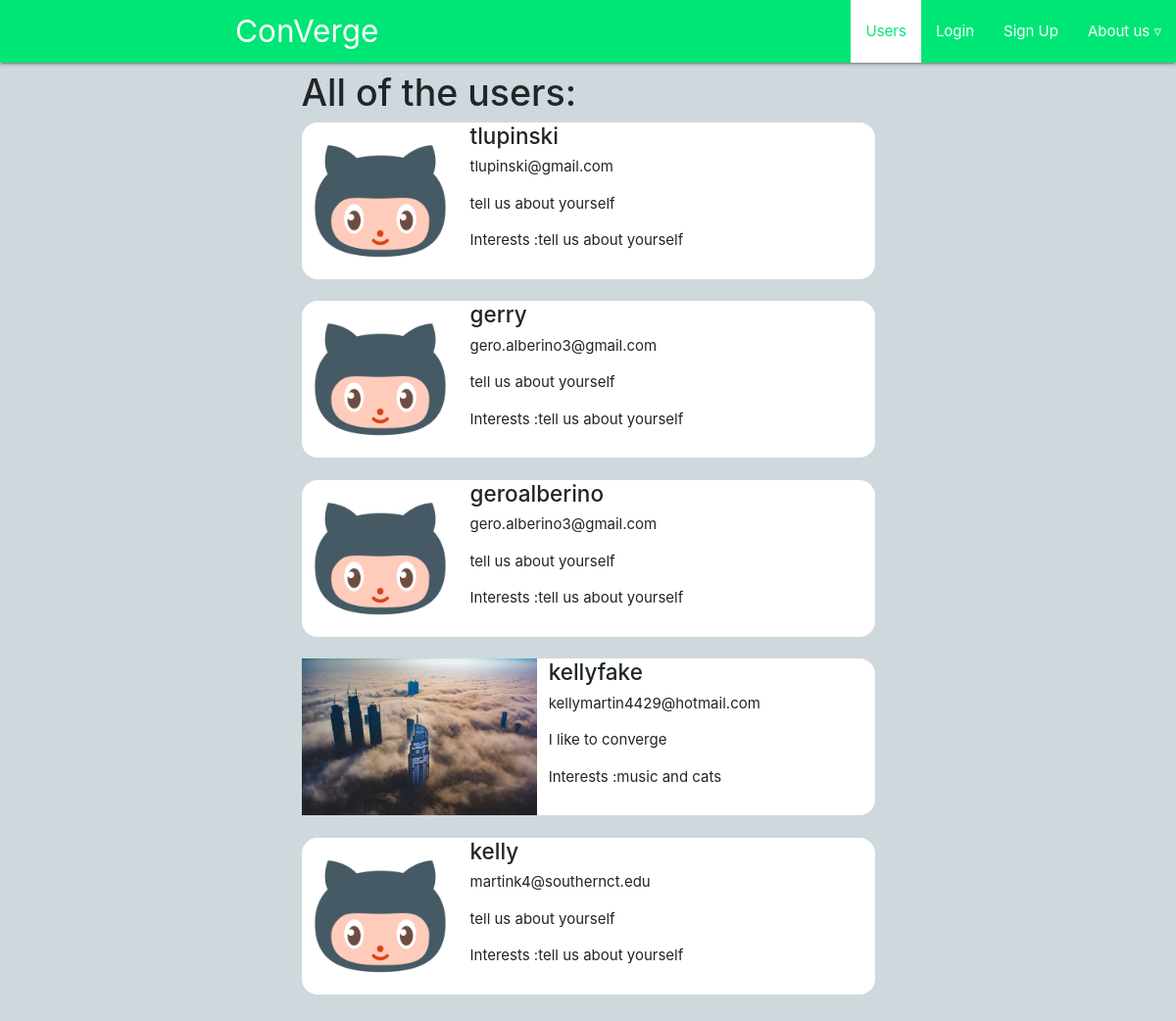
The app's page /allUsers/ with its own data.
### users/models.py (models this page shows, shortened)
class Profile(models.Model):
    user = models.OneToOneField(User, on_delete=models.CASCADE) #pics is the directory in the MEDIA directory to be saved
    image = models.ImageField(default='pics/default.png',upload_to='pics/') #needs pillow to be installed
    userDescription = models.CharField('User description', max_length=1000, default='tell us about yourself')
    userInterests = models.CharField('User interests', max_length=250, default='list your interests')

### users/views.py (the view)
# urls.py: path('allUsers/',user_views.allUsers,name='allusers'),
def allUsers(request):
    users = Profile.objects.all()
    '''Following code makes the allUsers page break?
    if(request.method == 'GET'):
      str = request.GET.get('name1')
      user = User.objects.get(username=str)
      users = []
      users.append(user)
      return render(request,'users/allUsers.html',{'get':str,'profs':users})
'''
    return render(request,'users/allUsers.html',{'profs':users})

### users/templates/users/allUsers.html (shortened to what this page needs)
{% extends "main/header.html" %}
{% block content%}
<div class="row" id="main1">
  <div class="col-3"></div>
  <div class="col-6">
    <div class="content-section">
      {% if get %}
      <h1>This user: </h1>
      {% else %}
      <h1>All of the users: </h1>
      {% endif %}
      {% for x in profs %}
      <div class="media">
        <img class="account-img" src="{{x.image.url}}">
        <div class="media-body">
          <h4>{{x.user}}</h4>
          <p>{{x.user.email}}</p>
          <p>{{x.userDescription}}</p>
          <p>Interests :{{x.userInterests}}</p>
        </div>
      </div>
      <br>
      {% endfor %}
    </div>
  </div>
</div>
{% endblock%}

### users/templates/users/allUsers.html (style rules this page uses)
.media { background-color:white; height: 20vh; border-radius: 2vh; }
.account-img { height: inherit; }
.media-body { position:relative; left: 1vw; }
#main1 { position:relative; top: 1vh; }

### records on screen
Profile: image (placeholder picture), user "tlupinski", user.email "tlupinski@gmail.com", userDescription "tell us about yourself", userInterests "tell us about yourself"
Profile: image (placeholder picture), user "gerry", user.email "gero.alberino3@gmail.com", userDescription "tell us about yourself", userInterests "tell us about yourself"
Profile: image (placeholder picture), user "geroalberino", user.email "gero.alberino3@gmail.com", userDescription "tell us about yourself", userInterests "tell us about yourself"
Profile: image (picture), user "kellyfake", user.email "kellymartin4429@hotmail.com", userDescription "I like to converge", userInterests "music and cats"
Profile: image (placeholder picture), user "kelly", user.email "martink4@southernct.edu", userDescription "tell us about yourself", userInterests "tell us about yourself"
